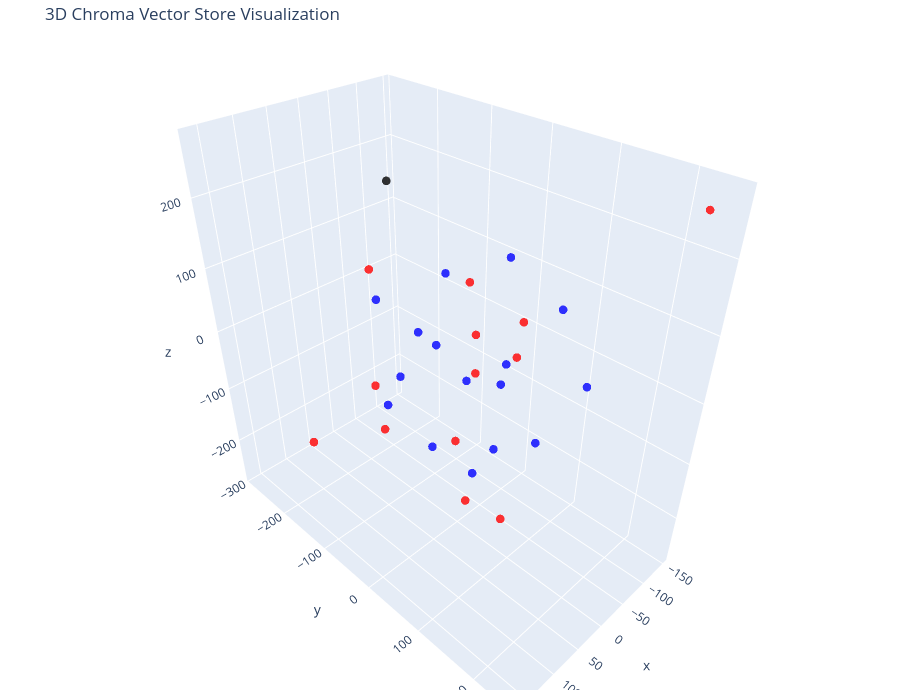

Notebook cell for this chart:
### Code cell
# Let's try 3D!
tsne = TSNE(n_components=3, random_state=42, perplexity=3)
reduced_vectors = tsne.fit_transform(vectors)

# Create the 3D scatter plot
fig = go.Figure(data=[go.Scatter3d(
    x=reduced_vectors[:, 0],
    y=reduced_vectors[:, 1],
    z=reduced_vectors[:, 2],
    mode='markers',
    marker=dict(size=5, color=colors, opacity=0.8),
    text=[f"Type: {t}<br>Text: {d[:100]}..." for t, d in zip(doc_types, documents)],
    hoverinfo='text'
)])

fig.update_layout(
    title='3D Chroma Vector Store Visualization',
    scene=dict(xaxis_title='x', yaxis_title='y', zaxis_title='z'),
    width=900,
    height=700,
    margin=dict(r=20, b=10, l=10, t=40)
)

fig.show()

### Figure 1 — Plotly figure (JSON) as saved in the notebook; plotly's stock layout.template omitted (floating-point values rounded to 4 significant figures)
{"data": [{"hoverinfo": "text", "marker": {"color": ["red", "red", "red", "red", "blue", "red", "blue", "blue", "blue", "red", "blue", "blue", "red", "blue", "red", "red", "red", "red", "blue", "blue", "red", "blue", "blue", "blue", "blue", "blue", "blue", "blue", "red", "black"], "opacity": 0.8, "size": 5}, "mode": "markers", "text": ["Type: down<br>Text: - Криптовалюта Cardano подросла на 10% в бычьей торговле в ралли\n- American Shared Hospital Services...", "Type: down<br>Text: - Генеральный директор UiPath Динес продал акции PATH на сумму $585 тыс.\n- Nuvve Holding Corp. заклю...", "Type: down<br>Text: - Фьючерсы на золото подорожали в ходе американских торгов\n- Рынок акций  Бразилии закрылся ростом, ...", "Type: down<br>Text: - William Blair понизил рейтинг акций Jasper Therapeutics из-за неудач в испытаниях препарата\n- Citi...", "Type: up<br>Text: - Tether хранит золотой запас на $8 млрд в швейцарском хранилище\n- Фьючерсы на природный газ подешев...", "Type: down<br>Text: - OpenAI готовится запустить ИИ-браузер для конкуренции с Google Chrome\n- Исполнительный директор Ka...", "Type: up<br>Text: - Директор Travel & Leisure Co продает акции TNL на сумму $1,19 млн\n- Фьючерсы на природный газ подо...", "Type: up<br>Text: - Kraft Heinz планирует разделение и выделение бакалейного бизнеса\n- Акции Tutor Perini Corp достигл...", "Type: up<br>Text: - Saba Capital продает акции Blackrock California (BFZ) на сумму $309 663\n- Суд отклонил иск к Dolce...", "Type: down<br>Text: - Citi подтверждает рейтинг \"Покупать\" для акций EQT после заключения крупной сделки по поставке газ...", "Type: up<br>Text: - Генеральный директор RB Global Кесслер продал акции на сумму $5,02 млн\n- CrowdStrike расширяет пар...", "Type: up<br>Text: - Mizuho повышает целевую цену акций Evergy до $74 на фоне урегулирования в Канзасе\n- Mizuho Securit...", "Type: down<br>Text: - Baird повышает целевую цену акций Danaher до $226 на фоне силы биотехнологического сектора\n- Citi ...", "Type: up<br>Text: - JPM добавляет Dollar Tree в свой фокус-лист благодаря росту и улучшению маржи\n- Профессор Нью-Йорк...", "Type: down<br>Text: - Century Aluminum закрывает выпуск обеспеченных облигаций на сумму $400 миллионов\n- Vertical Resear...", "Type: down<br>Text: - Wolfe Research подтверждает рейтинг акций GE Vernova на уровне Peerperform\n- Wolfe Research повыша...", "Type: down<br>Text: - TD Cowen повысил целевую цену акций AT&T до $32 с $30 благодаря налоговым льготам\n- TD Cowen повыс...", "Type: down<br>Text: - Sensient Technologies во 2 квартале 2025 года: рост EPS на 20,8% благодаря сегменту цветовых решен...", "Type: up<br>Text: - Расследование решения FAA о переносе воздушного пространства Ньюарка\n- Microsoft запускает новый р...", "Type: up<br>Text: - Глава Atlantic Union Bankshares Эсбери приобрел акции на $246 тыс.\n- Cintas повышает квартальные д...", "Type: down<br>Text: - Flowserve превосходит прогнозы по EPS за второй квартал 2025 года, акции снижаются\n- ФРС сохраняет...", "Type: up<br>Text: - VICI Properties превосходит ожидания во втором квартале 2025 года\n- Акции Freedom Holding Corp дос...", "Type: up<br>Text: - Трамп намерен уволить назначенца Байдена из-за точности данных по занятости\n- Директор Ames Nation...", "Type: up<br>Text: - Президент Service Corp Intl Уоринг продает акции на сумму $4,29 млн\n- KBW повышает целевую цену ак...", "Type: up<br>Text: - Отчет о доходах: результаты New Jersey Resources за 3 квартал 2025 года не оправдали ожиданий\n- От...", "Type: up<br>Text: - Суд вынес решение по делу разработчика Tornado Cash Романа Шторма\n- KeyBanc снизил целевую цену ак...", "Type: up<br>Text: -  Maple Leaf Foods во втором квартале 2025 года: сильные результаты привели к повышению прогноза\n- ...", "Type: up<br>Text: - Федеральным агентствам приказано удалить данные о вакцинации от COVID-19\n- TD Cowen снижает целеву...", "Type: down<br>Text: - CFRA повышает рейтинг акций Ralph Lauren до «Держать» на фоне улучшения фундаментальных показателе...", "Type: None<br>Text: - Cirrus Logic на форуме KeyBanc: стратегические инсайты о диверсификации\n- Глава Parke Bancorp Пант..."], "type": "scatter3d", "x": [36.76, 101.9, 55.28, -80.45, -148.1, -96.28, 24.55, 55.4, -149.5, 35.31, -48.81, -11.27, 131.6, 58.54, -55.53, -58.52, 110.1, 49.37, -42.05, -80.97, -100.6, 19.5, -51.08, -11.51, -23.79, 165.9, -13.9, -132.9, 52.81, 61.96], "y": [49.55, -49.83, -106.5, -44.46, 103.2, -73.85, 85.89, 5.092, -53.17, 112.5, 97.01, -177.7, 0.5635, -14.4, 58.06, 48.13, 100.6, 72.8, -10.62, 12.14, 249.0, -95.62, -76.73, 2.524, 137.7, 50.11, -57.41, -32.72, -285.3, -57.36], "z": [-179.6, 0.04335, 127.6, -71.12, -53.75, 62.07, -70.95, -97.43, -132.4, -170.3, -98.72, 26.25, -24.56, 77.34, 73.27, 13.01, 4.158, 109.4, -220.4, -27.19, 270.8, -51.81, 92.5, -24.29, 139.3, 59.96, 3.717, 102.3, -268.6, 260.5]}], "layout": {"height": 700, "margin": {"b": 10, "l": 10, "r": 20, "t": 40}, "scene": {"xaxis": {"title": {"text": "x"}}, "yaxis": {"title": {"text": "y"}}, "zaxis": {"title": {"text": "z"}}}, "title": {"text": "3D Chroma Vector Store Visualization"}, "width": 900}}
